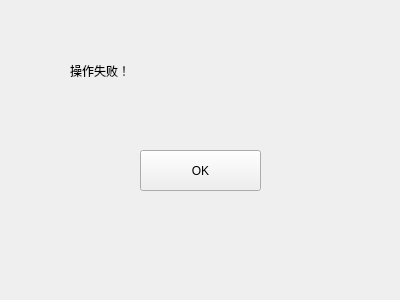
<?xml version="1.0" encoding="UTF-8"?>
<ui version="4.0">
 <class>FailedDialog</class>
 <widget class="QWidget" name="FailedDialog">
  <property name="geometry">
   <rect>
    <x>0</x>
    <y>0</y>
    <width>400</width>
    <height>300</height>
   </rect>
  </property>
  <property name="windowTitle">
   <string>Form</string>
  </property>
  <widget class="QLabel" name="label">
   <property name="geometry">
    <rect>
     <x>70</x>
     <y>50</y>
     <width>91</width>
     <height>41</height>
    </rect>
   </property>
   <property name="text">
    <string>操作失败！</string>
   </property>
  </widget>
  <widget class="QPushButton" name="pushButton">
   <property name="geometry">
    <rect>
     <x>140</x>
     <y>150</y>
     <width>121</width>
     <height>41</height>
    </rect>
   </property>
   <property name="text">
    <string>OK</string>
   </property>
  </widget>
 </widget>
 <resources/>
 <connections/>
</ui>
